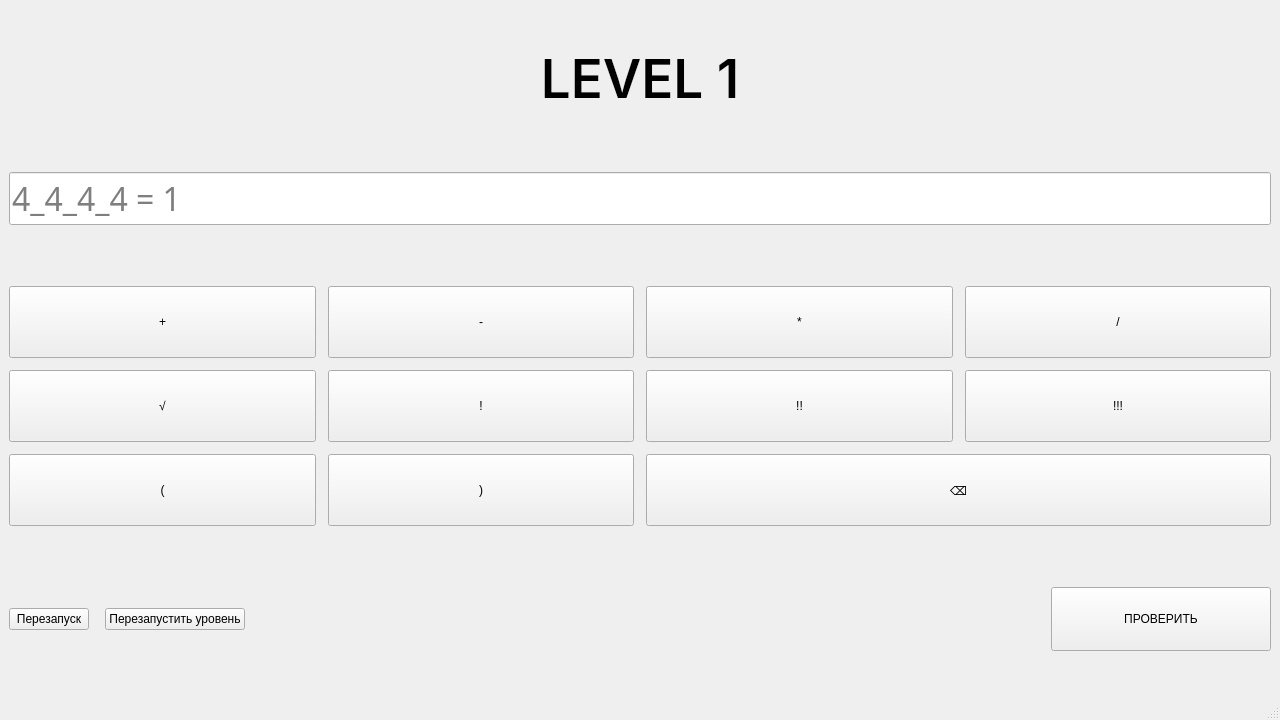
<?xml version="1.0" encoding="UTF-8"?>
<ui version="4.0">
 <class>MainWindow</class>
 <widget class="QMainWindow" name="MainWindow">
  <property name="geometry">
   <rect>
    <x>0</x>
    <y>0</y>
    <width>1280</width>
    <height>720</height>
   </rect>
  </property>
  <property name="windowTitle">
   <string>Four Fours</string>
  </property>
  <widget class="QWidget" name="centralwidget">
   <layout class="QVBoxLayout" name="mainLayout">
    <property name="spacing">
     <number>24</number>
    </property>
    <property name="contentsMargins">
     <left>48</left>
     <top>48</top>
     <right>48</right>
     <bottom>48</bottom>
    </property>
    <item>
     <widget class="QLabel" name="LevelTitle">
      <property name="sizePolicy">
       <sizepolicy hsizetype="Preferred" vsizetype="Fixed">
        <horstretch>0</horstretch>
        <verstretch>0</verstretch>
       </sizepolicy>
      </property>
      <property name="font">
       <font>
        <family>Inter</family>
        <pointsize>40</pointsize>
        <weight>63</weight>
        <bold>true</bold>
       </font>
      </property>
      <property name="text">
       <string>LEVEL 1</string>
      </property>
      <property name="alignment">
       <set>Qt::AlignCenter</set>
      </property>
     </widget>
    </item>
    <item>
     <widget class="QLineEdit" name="EquationField">
      <property name="minimumHeight">
       <number>72</number>
      </property>
      <property name="font">
       <font>
        <family>JetBrains Mono</family>
        <pointsize>24</pointsize>
       </font>
      </property>
      <property name="placeholderText">
       <string>4_4_4_4 = 1</string>
      </property>
     </widget>
    </item>
    <item>
     <layout class="QGridLayout" name="padLayout">
      <property name="horizontalSpacing">
       <number>12</number>
      </property>
      <property name="verticalSpacing">
       <number>12</number>
      </property>
      <item row="0" column="0">
       <widget class="QPushButton" name="btnPlus">
        <property name="minimumSize">
         <size>
          <width>84</width>
          <height>72</height>
         </size>
        </property>
        <property name="text">
         <string>+</string>
        </property>
       </widget>
      </item>
      <item row="0" column="1">
       <widget class="QPushButton" name="btnMinus">
        <property name="minimumSize">
         <size>
          <width>84</width>
          <height>72</height>
         </size>
        </property>
        <property name="text">
         <string>-</string>
        </property>
       </widget>
      </item>
      <item row="0" column="2">
       <widget class="QPushButton" name="btnMul">
        <property name="minimumSize">
         <size>
          <width>84</width>
          <height>72</height>
         </size>
        </property>
        <property name="text">
         <string>*</string>
        </property>
       </widget>
      </item>
      <item row="0" column="3">
       <widget class="QPushButton" name="btnDiv">
        <property name="minimumSize">
         <size>
          <width>84</width>
          <height>72</height>
         </size>
        </property>
        <property name="text">
         <string>/</string>
        </property>
       </widget>
      </item>
      <item row="1" column="0">
       <widget class="QPushButton" name="btnSqrt">
        <property name="minimumSize">
         <size>
          <width>84</width>
          <height>72</height>
         </size>
        </property>
        <property name="text">
         <string>√</string>
        </property>
       </widget>
      </item>
      <item row="1" column="1">
       <widget class="QPushButton" name="btnFAC">
        <property name="minimumSize">
         <size>
          <width>84</width>
          <height>72</height>
         </size>
        </property>
        <property name="text">
         <string>!</string>
        </property>
       </widget>
      </item>
      <item row="1" column="2">
       <widget class="QPushButton" name="btnDUBFAC">
        <property name="minimumSize">
         <size>
          <width>84</width>
          <height>72</height>
         </size>
        </property>
        <property name="text">
         <string>!!</string>
        </property>
       </widget>
      </item>
      <item row="1" column="3">
       <widget class="QPushButton" name="btnSUBFAC">
        <property name="minimumSize">
         <size>
          <width>84</width>
          <height>72</height>
         </size>
        </property>
        <property name="text">
         <string>!!!</string>
        </property>
       </widget>
      </item>
      <item row="2" column="0">
       <widget class="QPushButton" name="btnSCOB1">
        <property name="minimumSize">
         <size>
          <width>84</width>
          <height>72</height>
         </size>
        </property>
        <property name="text">
         <string>(</string>
        </property>
       </widget>
      </item>
      <item row="2" column="1">
       <widget class="QPushButton" name="btnSCOB2">
        <property name="minimumSize">
         <size>
          <width>84</width>
          <height>72</height>
         </size>
        </property>
        <property name="text">
         <string>)</string>
        </property>
       </widget>
      </item>
      <item row="2" column="2" colspan="2">
       <widget class="QPushButton" name="btnBack">
        <property name="minimumSize">
         <size>
          <width>84</width>
          <height>72</height>
         </size>
        </property>
        <property name="text">
         <string>⌫</string>
        </property>
       </widget>
      </item>
     </layout>
    </item>
    <item>
     <layout class="QHBoxLayout" name="actionsLayout">
      <property name="spacing">
       <number>16</number>
      </property>
      <item>
       <widget class="QPushButton" name="Restart">
        <property name="minimumHeight">
         <number>56</number>
        </property>
        <property name="text">
         <string>Перезапуск</string>
        </property>
       </widget>
      </item>
      <item>
       <widget class="QPushButton" name="RestartThis">
        <property name="minimumHeight">
         <number>56</number>
        </property>
        <property name="text">
         <string>Перезапустить уровень</string>
        </property>
       </widget>
      </item>
      <item>
       <spacer name="horizontalSpacer">
        <property name="orientation">
         <enum>Qt::Horizontal</enum>
        </property>
        <property name="sizeHint" stdset="0">
         <size>
          <width>40</width>
          <height>20</height>
         </size>
        </property>
       </spacer>
      </item>
      <item>
       <widget class="QPushButton" name="CheckBtn">
        <property name="minimumSize">
         <size>
          <width>220</width>
          <height>64</height>
         </size>
        </property>
        <property name="text">
         <string>ПРОВЕРИТЬ</string>
        </property>
       </widget>
      </item>
     </layout>
    </item>
   </layout>
  </widget>
  <widget class="QMenuBar" name="menubar">
   <property name="geometry">
    <rect>
     <x>0</x>
     <y>0</y>
     <width>1280</width>
     <height>24</height>
    </rect>
   </property>
  </widget>
  <widget class="QStatusBar" name="statusbar"/>
 </widget>
 <resources/>
 <connections/>
</ui>
